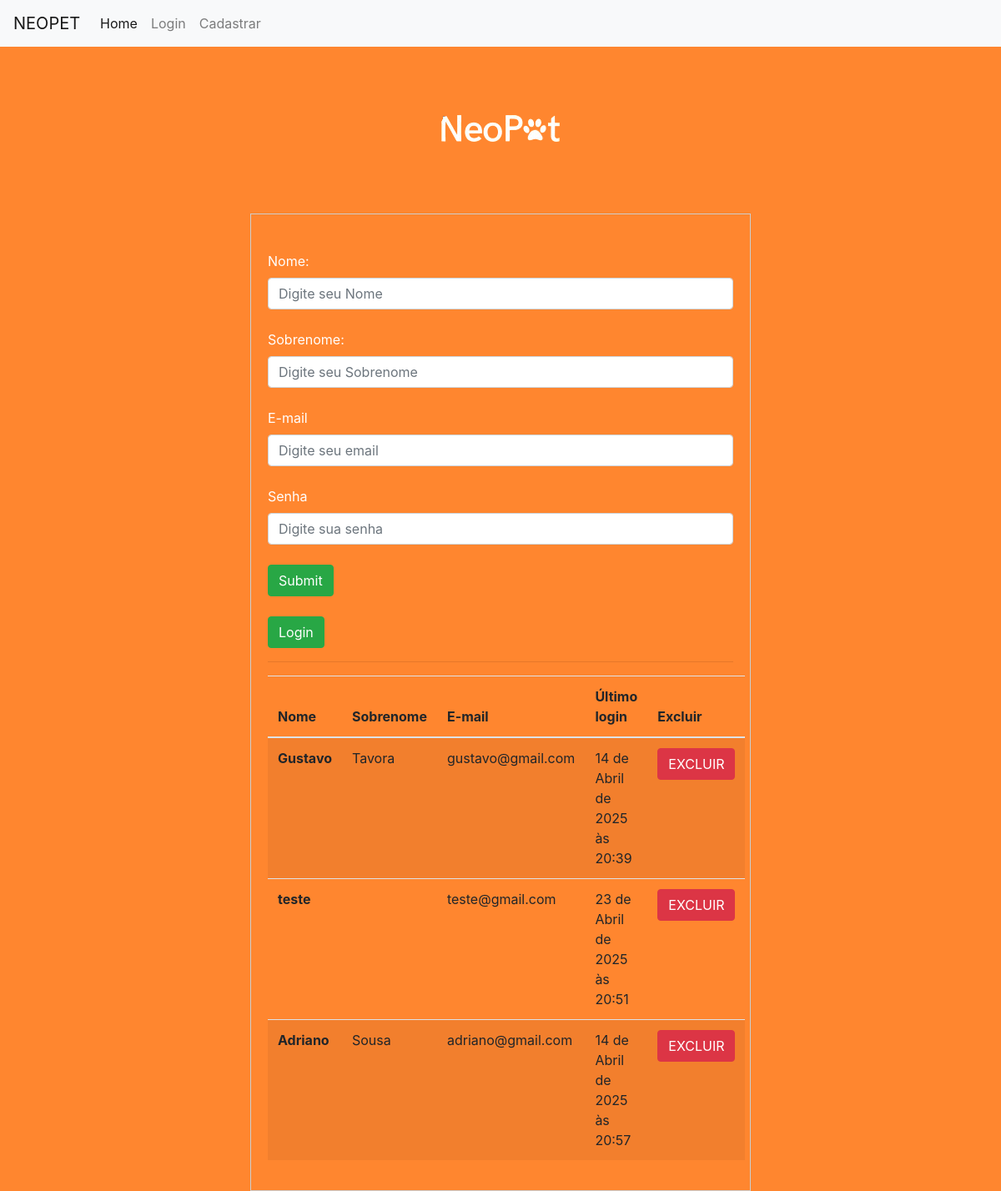
Page /auth/cadastrar_vendedor/ on the earlier database version.
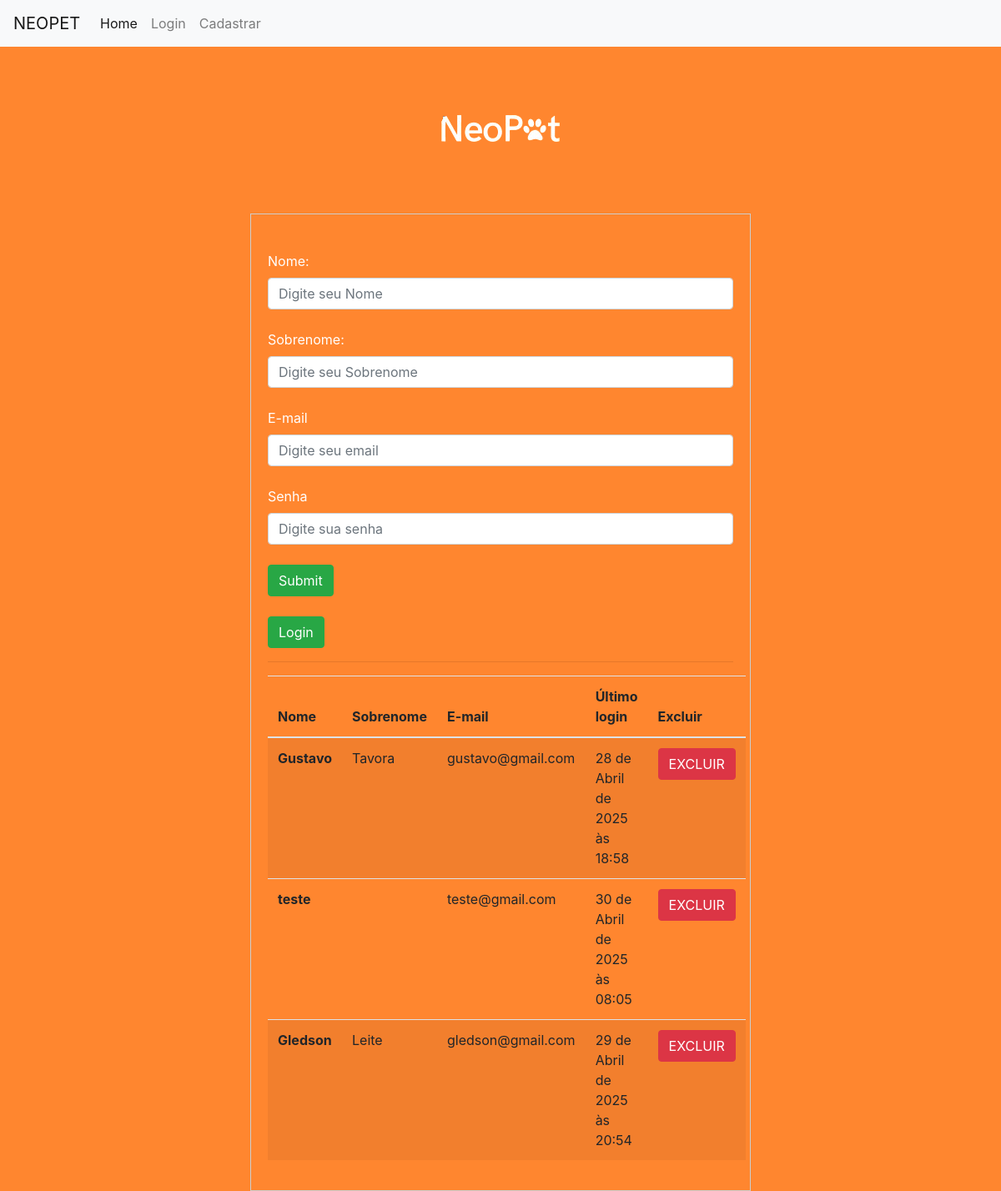
Same page on the later database version.
### usuarios/models.py (models this page shows)
class Users(AbstractUser):
    choices_cargo = (('V', 'Vendedor'), ('G', 'Gerente'))
    cargo = models.CharField(max_length=1, choices=choices_cargo)
    groups = models.ManyToManyField(Group, related_name='usuarios_users', blank=True)
    user_permissions = models.ManyToManyField(Permission, related_name='usuarios_users', blank=True)

### usuarios/views.py (the view, shortened to what this page needs)
# urls.py: path('cadastrar_vendedor/', views.cadastrar_vendedor, name="cadastrar_vendedor" ),
def cadastrar_vendedor(request):
    if request.method == 'GET':
        vendedores = Users.objects.filter(cargo="V")
        return render(request, 'cadastrar_vendedor.html', {'vendedores': vendedores })

### usuarios/templates/cadastrar_vendedor.html (shortened to what this page needs)
{% extends "base.html" %}
{% block 'body'%}
    <div class="container">
        <form action="{% url 'cadastrar_vendedor' %}" method="POST">
            <br>
            <label>Nome:</label>
            <input type="text" placeholder="Digite seu Nome" name="nome" class="form-control">
            <br>
            <label>Sobrenome:</label>
            <input type="text" placeholder="Digite seu Sobrenome" name="sobrenome" class="form-control">
            <br>
            <label>E-mail</label>
            <input type="email" placeholder="Digite seu email" name="email" class="form-control">
            <br>
            <label>Senha</label>
            <input type="password" placeholder="Digite sua senha" name="senha" class="form-control">
            <br>
            <input type="submit" class="btn btn-success">
            <br>
            <br>
        </form>
        <td><a href="{% url "login" %}"class="btn btn-success">Login</a></td>
        <hr class="bg-hr">
        <table class="table table-striped">
            <thead>
                <tr>
                <th scope="col">Nome</th>
                <th scope="col">Sobrenome</th>
                <th scope="col">E-mail</th>
                <th scope="col">Último login</th>
                <th scope="col">Excluir</th>
                </tr>
            </thead>
            <tbody>
                {% for vendedor in vendedores %}
                <tr>
                    <th>{{vendedor.first_name}}</th>
                    <td>{{vendedor.last_name}}</td>
                    <td>{{vendedor.email}}</td>
                    <td>{% if not vendedor.last_login %}
                            Primeiro acesso
                        {% else %}
                            {{vendedor.last_login}}
                        {% endif %}
                    </td>
                    <td><a href="{% url "excluir_usuario" vendedor.id %}"class="btn btn-danger">EXCLUIR</a></td>
                </tr>
                {% endfor %}
            </tbody>
            </table>
    </div>
{% endblock %}

### templates/base.html (shortened to what this page needs)
{% load static%}
<!doctype html>
<html lang="pt-br">
  <head>
    <link rel="stylesheet" href="https://cdn.jsdelivr.net/npm/bootstrap@4.6.2/dist/css/bootstrap.min.css">
    <link rel="stylesheet" href="{% static 'usuarios/css/base.css' %}">
  </head>
  <body class='fundo'>
    <nav class="navbar navbar-expand-lg navbar-light bg-light">
      <a class="navbar-brand" href="#">NEOPET</a>
      <div class="collapse navbar-collapse" id="navbarNav">
        <ul class="navbar-nav">
          <li class="nav-item active">
            <a class="nav-link" href="{% url 'home' %}">Home<span class="sr-only">(current)</span></a>
          </li>
          <li>
            <a class="nav-link" href="{% url 'login' %}">Login<span class="sr-only">(current)</span></a>
          </li>
          <li>
            <a class="nav-link" href="{% url 'cadastrar_vendedor' %}">Cadastrar<span class="sr-only">(current)</span></a>
          </li>
        </ul>
      </div>
    </nav>
    {% load static %}
<img src="{% static 'usuarios/img/logo.png' %}" alt="logo">
    {% block 'body'%}
    {% endblock %}
  </body>
</html>

### templates/static/usuarios/css/base.css (style rules this page uses)
img { display: block; margin: 0 auto; }
.container { width: 50%; margin: 0 auto; padding: 20px; box-sizing: border-box; border: 1px solid #ccc; }
.fundo { background-color: #ff862f; color: white; }

Differences in the rows shown:
removed Users: first_name "Adriano", last_name "Sousa", email "adriano@gmail.com", last_login "14 de Abril de 2025 às 20:57"
changed Users "Gustavo": last_login "14 de Abril de 2025 às 20:39" → "28 de Abril de 2025 às 18:58"
changed Users "teste": last_login "23 de Abril de 2025 às 20:51" → "30 de Abril de 2025 às 08:05"
added Users: first_name "Gledson", last_name "Leite", email "gledson@gmail.com", last_login "29 de Abril de 2025 às 20:54"
